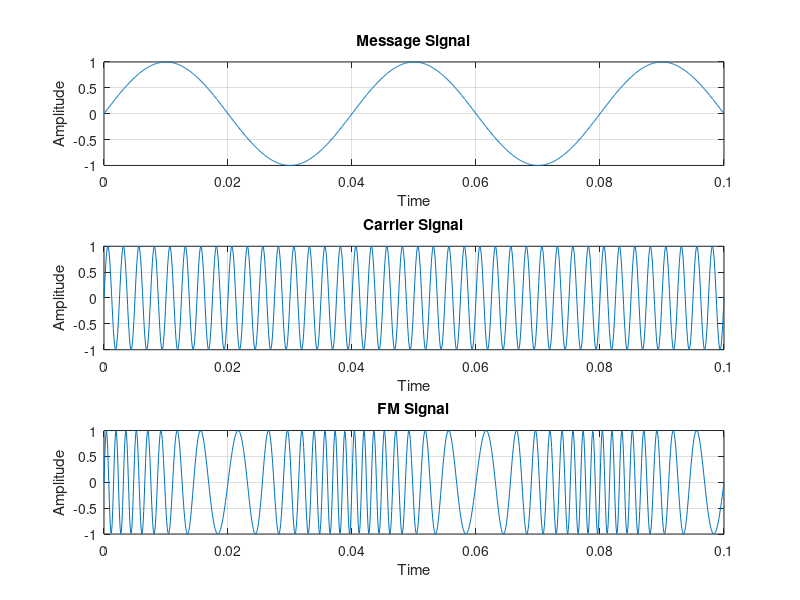

The MATLAB script that drew this image:
clc; clear all; %close all;

fm = 25;
fc = 400;
mi = 10;

t=0:0.0001:0.1;

m=sin(2*pi*fm*t);
subplot(3,1,1);
plot(t,m);
xlabel('Time');
ylabel('Amplitude');
title('Message Signal');
grid on;

c=sin(2*pi*fc*t);
subplot(3,1,2);
plot(t,c);
xlabel('Time');
ylabel('Amplitude');
title('Carrier Signal');
grid on;

y=sin(2*pi*fc*t+(mi.*sin(2*pi*fm*t)));%Frequency changing w.r.t Message
subplot(3,1,3);
plot(t,y);
xlabel('Time');
ylabel('Amplitude');
title('FM Signal');
grid on;